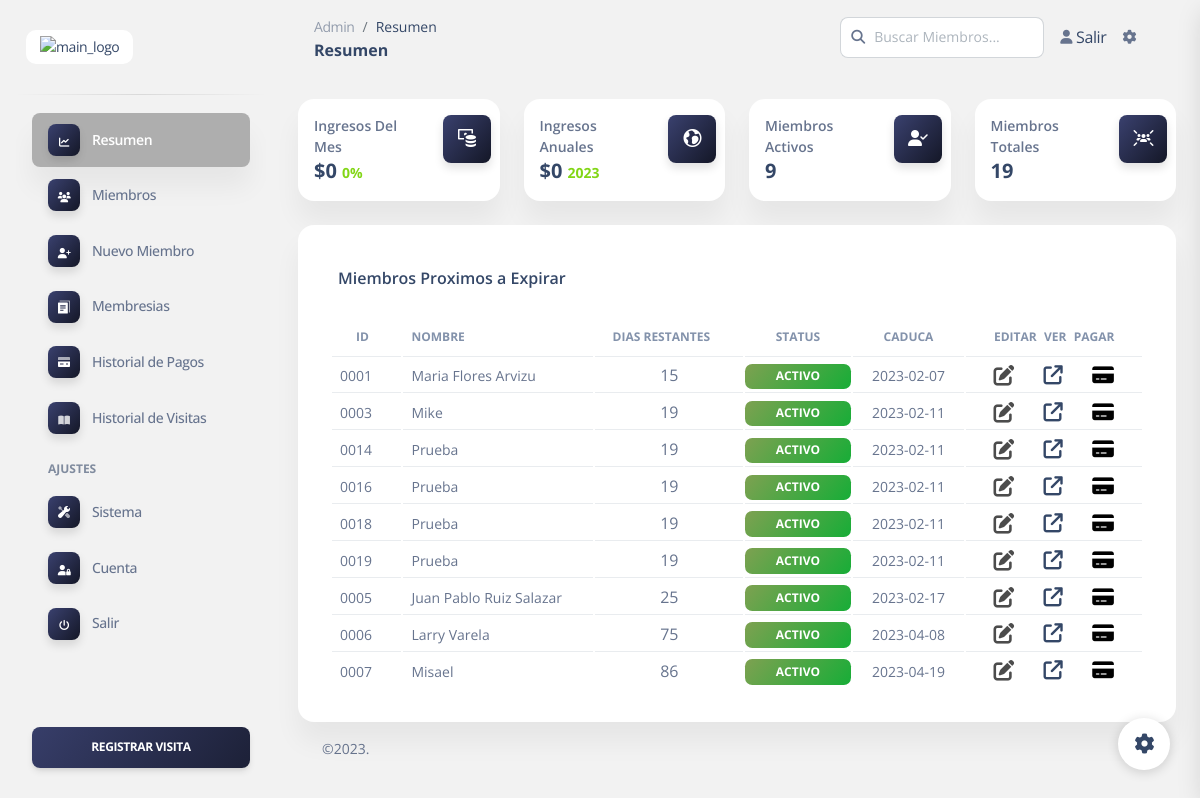
The app's page /dashboard/admin/ (signed in), older data.
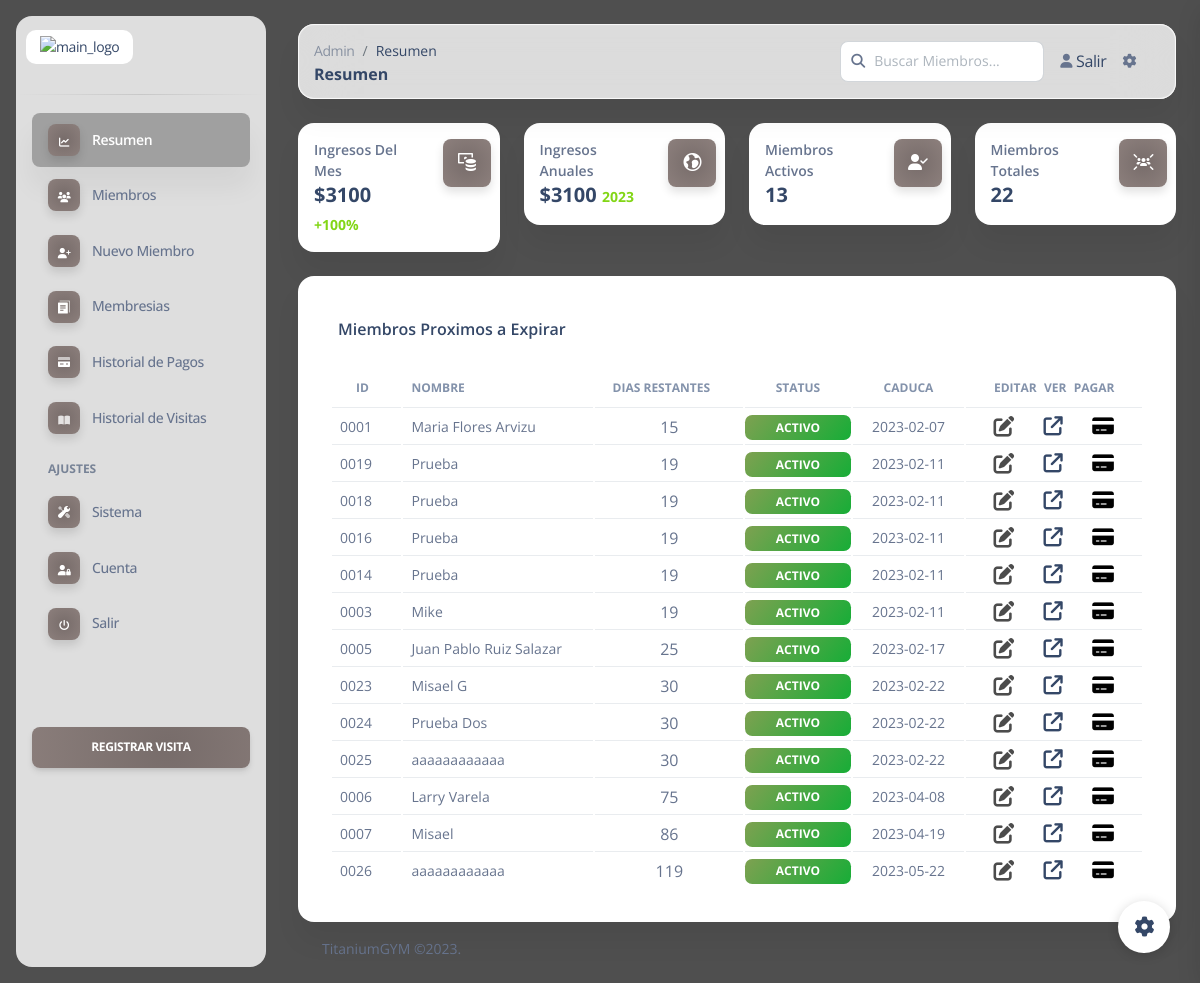
The same page, newer data.
### tables this page shows
CREATE TABLE `users` (
  `userid` int(4) UNSIGNED ZEROFILL NOT NULL,
  `username` varchar(40) NOT NULL,
  `gender` varchar(8) NOT NULL,
  `phone` varchar(15) NOT NULL,
  `dob` varchar(10) NOT NULL,
  `joining_date` varchar(10) NOT NULL
);

### dashboard/admin/index.php (the view, shortened to what the changed rows need)
<?php
	require '../../include/db_conn.php';
	$backgroundColor =  $_SESSION['backgroundColor'];
?>
<!DOCTYPE html>
<html lang="es">
<!DOCTYPE html>
<html lang="es">
<head>
	<link rel="stylesheet" href="../assets/css/all-min.css"  />
	<link rel="stylesheet" type="text/css"  href="/gym_l/dashboard/assets/css/all-min.css">
	<link href="../assets/css/nucleo-icons.css" rel="stylesheet" />
	<link href="../assets/css/nucleo-svg.css" rel="stylesheet" />
	<link href="../assets/css/nucleo-svg.css" rel="stylesheet" />
	<link id="pagestyle" href="../assets/css/soft-ui-dashboard.css?v=1.0.6" rel="stylesheet" />
</head>
<body class="g-sidenav-show" style="<?php echo "background:$backgroundColor !important;"?>     background-attachment: fixed;">
	<main class="main-content position-relative max-height-vh-100 h-100 border-radius-lg ">
		<div class="container-fluid py-4">
			<div class="row">
				<div class="col-xl-3 col-sm-6 mb-xl-0 mb-4">
					<div class="card">
						<div class="card-body p-3">
							<div class="row">
								<div class="col-8">
									<div class="numbers">
										<p class="text-sm mb-0 text-capitalize font-weight-bold">Ingresos del mes</p>
										<h5 class="font-weight-bolder mb-0">
											<?php
											$date  = date('Y-m');
											$query = "select * from enrolls_to WHERE  paid_date LIKE '$date%'";
											$result  = mysqli_query($con, $query);
											$revenue = 0;
											if (mysqli_affected_rows($con) != 0) {
												while ($row = mysqli_fetch_array($result, MYSQLI_ASSOC)) {
													$revenue = $row['amount'] + $revenue;
												}
											}
											echo "$".$revenue;
											?>
											<span class="text-success text-sm font-weight-bolder">
												<?php
													function pctDiff($x1, $x2) {
														if (($x2 == 0 && $x1 == 0)) {
															return 0;
														}
														if(!$x1) {
															return 100;
														}
														$diff = ($x2 - $x1) / $x1;
														return round($diff * 100, 2);
													}
													$revenuePassMonth = 0;
													if($revenuePassMonth < $revenue) {
														echo "+";
													}
													$diff = pctDiff($revenuePassMonth, $revenue);
													echo $diff . '%';
												?>
											</span>
										</h5>
									</div>
								</div>
							</div>
						</div>
					</div>
				</div>
				<div class="col-xl-3 col-sm-6 mb-xl-0 mb-4">
					<div class="card">
						<div class="card-body p-3">
							<div class="row">
								<div class="col-8">
								<div class="numbers">
										<p class="text-sm mb-0 text-capitalize font-weight-bold">Ingresos Anuales</p>
										<h5 class="font-weight-bolder mb-0">
											<?php
											$date  = date('Y');
											$query = "select * from enrolls_to WHERE  paid_date LIKE '$date%'";
											$result  = mysqli_query($con, $query);
											$revenue = 0;
											if (mysqli_affected_rows($con) != 0) {
												while ($row = mysqli_fetch_array($result, MYSQLI_ASSOC)) {
													$revenue =$revenuePassMonth = $row['amount'] + $revenuePassMonth; + $revenue;
												}
											}
											echo "$".$revenue;
											?>
											<span class="text-success text-sm font-weight-bolder"><?php echo date("Y");?></span>
										</h5>
									</div>
								</div>
							</div>
						</div>
					</div>
				</div>
				<div class="col-xl-3 col-sm-6 mb-xl-0 mb-4">
					<div class="card">
						<div class="card-body p-3">
							<div class="row">
								<div class="col-8">
									<div class="numbers">
										<p class="text-sm mb-0 text-capitalize font-weight-bold">Miembros activos</p>
										<h5 class="font-weight-bolder mb-0">
											<?php
												$today = date("Y-m-d");
												$query = "select COUNT(*) from users where cast(dob as DATE) > cast('$today' as DATE)";
												$result = mysqli_query($con, $query);
												if (mysqli_affected_rows($con) != 0) {
													while ($row = mysqli_fetch_array($result, MYSQLI_ASSOC)) {
														echo $row['COUNT(*)'];
													}
												}
											?>
										</h5>
									</div>
								</div>
							</div>
						</div>
					</div>
				</div>
				<div class="col-xl-3 col-sm-6">
					<div class="card">
						<div class="card-body p-3">
							<div class="row">
								<div class="col-8">
									<div class="numbers">
										<p class="text-sm mb-0 text-capitalize font-weight-bold">Miembros Totales</p>
										<h5 class="font-weight-bolder mb-0">
											<?php
											$query = "select COUNT(*) from users";
											$result = mysqli_query($con, $query);
											if (mysqli_affected_rows($con) != 0) {
												while ($row = mysqli_fetch_array($result, MYSQLI_ASSOC)) {
													echo $row['COUNT(*)'];
												}
											}
											?>
										</h5>
									</div>
								</div>
							</div>
						</div>
					</div>
				</div>
			</div>
			<div class="row mt-4">
				<div class="col-lg-12 mb-lg-0 mb-4">
					<div class="card">
						<div class="card-body p-3">
							<div class="row">
							<div class="card" style="box-shadow: none;">
								<div class="card-body p-3">
									<div class="row">
									<div class="col-12">
										<div class="table-responsive p-0">
										<table class="table align-items-center mb-0">
											<thead>
											<tr>
												<th class="text-uppercase text-secondary text-xs font-weight-bolder">ID</th>
												<th class="text-uppercase text-secondary text-xs font-weight-bolder px-2">Nombre</th>
												<th class="text-uppercase text-secondary text-xs font-weight-bolder ps-2 text-center">Dias Restantes</th>
												<th class="text-center text-uppercase text-secondary text-xs font-weight-bolder">Status</th>
												<th class="text-center text-uppercase text-secondary text-xs font-weight-bolder">Caduca</th>
												<th class="text-center  d-flex" style="justify-content: space-around;">
													<p class="text-uppercase text-secondary text-xs font-weight-bolder my-auto">Editar</p>
													<p class="text-uppercase text-secondary text-xs font-weight-bolder my-auto">Ver</p>
													<p class="text-uppercase text-secondary text-xs font-weight-bolder my-auto">pagar</p>
												</th>
											</tr>
											</thead>
											<tbody id="membersTable">
											<?php
												$query = "select * FROM users WHERE cast(dob as DATE) >= CURDATE() ORDER BY cast(dob as DATE) ASC";
												$result = mysqli_query($con, $query);
												if (mysqli_affected_rows($con) != 0) {
													while ($row = mysqli_fetch_array($result, MYSQLI_ASSOC)) {
														$emparray = array();
														$emparray[] = $row;
														$jsondata = json_encode($emparray);
														echo "<tr json-data='$jsondata'>";
														$uid   = $row['userid'];
														echo "<td>
														<div class='d-flex px-2'>
															<p class='mb-0 text-sm'>". $uid ." </p>
														</td>";
														echo "<td>
														<div class='d-flex px-2'>
															<p class='mb-0 text-sm'>". $row['username'] ." </p>
														</td>";
														$expireDate = strtotime($row['dob']);
														$today = strtotime(date("Y-m-d"));
														$timeDiff = abs($expireDate - $today);
														$numberDays = $timeDiff/86400;
														$numberDays = intval($numberDays);
														$timestamp1 = strtotime(str_replace('-', '/', $row['dob']));
														$timestamp2 = strtotime(date('Y/m/d'));
														if (date('Ymd', $timestamp1) <= date('Ymd', $timestamp2)) {
															$memberStatus = false;
															$statusString = "Expirado";
															$statusClass = "bg-gradient-danger";
														} else {
															$statusString = "Activo";
															$statusClass = "bg-gradient-success";
														}
														echo "<td ><p class='text-center my-auto'>" . $numberDays ."</p></td>";
														echo "<td class='text-center'><span class=' w-100 badge badge-sm  $statusClass'>$statusString</span></td>";
														echo "<td><p class='text-center text-sm font-semi-bold mb-0 '>" . $row['dob'] . "</p></td>";
																echo "<td class='text-center d-flex' style='justify-content: space-evenly; padding: .2em!important;'><form action='edit_member.php' method='post'>
																		<button class='edit-member' type='submit' style='border: 0; background: none; transform: scale(1.3); filter: opacity(0.7);'>
																		<i class='fa-solid fa-pen-to-square'></i>
																		</button>
																		<input type='hidden' name='name' value='" . $uid . "'/>
																		</form>";
																		echo "
																		<button type='submit' style='border: 0; background: none; transform: scale(1.2)'>
																			<a href='view_member.php?id=$uid'><i class='fa-solid fa-arrow-up-right-from-square'></i></a>
																		</button>
																	";
															echo "<form action='make_payments.php' method='post'>
																		<button type='submit' style='border: 0; background: none;transform: scale(1.2)'>
																		<i class='fa-sharp fa-solid fa-credit-card'></i>
																		</button>
																		<input type='hidden' name='userID' value='" . $uid . "'/>
																		<input type='hidden' name='planID' value='RMNOGS'>
																		</form></td>";
																echo "</tr>";
															}
												}
												?>
											</tbody>
										</table>
										</div>
									</div>
									</div>
								</div>
							</div>
						</div>
					</div>
				</div>
			</div>
			<?php include 'components/footer.php';?>
		</div>
	</main>
</body>
</html>

### dashboard/admin/components/footer.php (shortened to what the changed rows need)
<footer class="footer pt-3  ">
    <div class="container-fluid">
        <div class="row align-items-center justify-content-lg-between">
            <div class="col-lg-6 mb-lg-0 mb-4">
                <div class="copyright text-center text-sm text-muted text-lg-start">
                <?php echo $_SESSION['siteTitle']; ?> ©.
                </div>
            </div>
        </div>
    </div>
</footer>

Row changes from the older to the newer data that the page shows:
shown differently, row unchanged: users "0019": moves up the list
shown differently, row unchanged: users "0018": moves up the list
shown differently, row unchanged: users "0016": moves down the list
shown differently, row unchanged: users "0014": moves down the list
now on this page (row edited): users: userid "0023", username "Misael G", dob "30", dob "ACTIVO", dob "2023-02-22"
added users: userid "0024", username "Prueba Dos", dob "30", dob "ACTIVO", dob "2023-02-22"
added users: userid "0025", username "aaaaaaaaaaaa", dob "30", dob "ACTIVO", dob "2023-02-22"
added users: userid "0026", username "aaaaaaaaaaaa", dob "119", dob "ACTIVO", dob "2023-05-22"
Text that changed along with them:
$revenue: "0" → "3100"
$diff: "0" → "100"
$_SESSION['siteTitle']: (not shown) → "TitaniumGYM"
new list line: "13"
new list line: "22"
list line gone: "9"
list line gone: "19"
